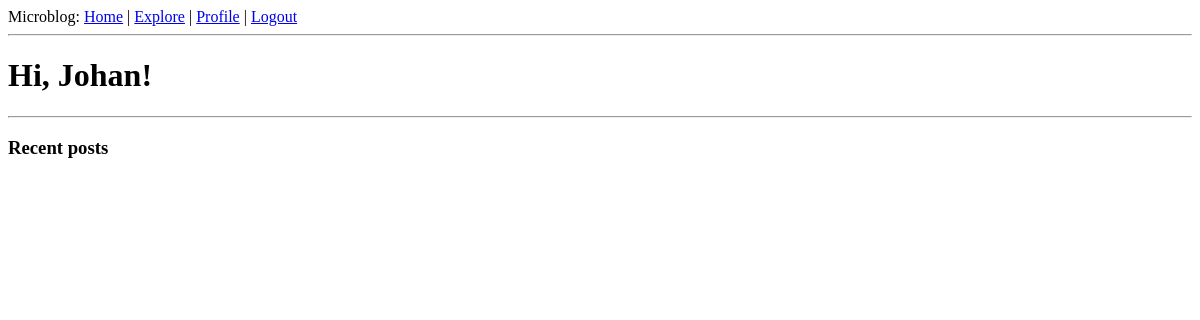
The app's page /explore (signed in), older data.
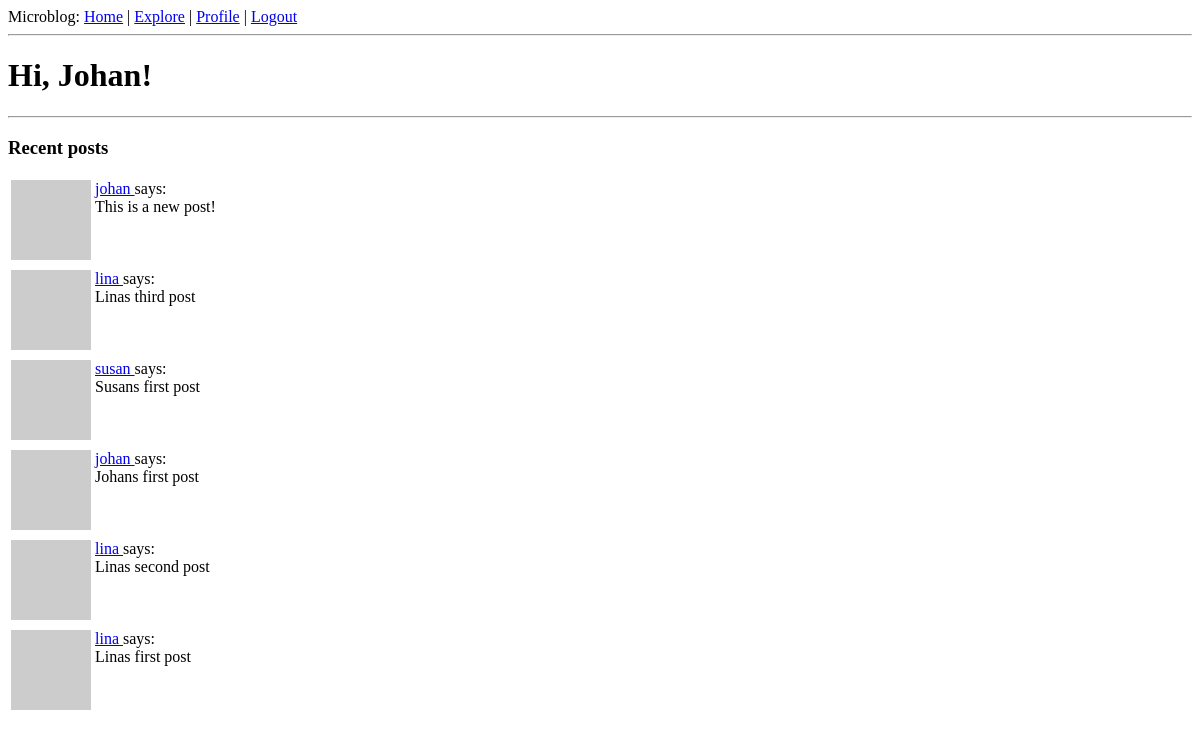
The same page, newer data.
### app/models.py (models this page shows, shortened)
class Post(db.Model):
    id = db.Column(db.Integer, primary_key=True)
    body = db.Column(db.String(140))
    timestamp = db.Column(db.DateTime, index=True, default=datetime.utcnow)
    user_id = db.Column(db.Integer, db.ForeignKey('user.id'))

class User(UserMixin, db.Model):
    id = db.Column(db.Integer, primary_key=True)
    username = db.Column(db.String(64), index=True, unique=True)
    email = db.Column(db.String(120), index=True, unique=True)
    password_hash = db.Column(db.String(128))
    about_me = db.Column(db.String(140))
    last_seen = db.Column(db.DateTime, default=datetime.utcnow)
    posts = db.relationship('Post', backref='author', lazy='dynamic')
    followed = db.relationship(
        'User', secondary=followers,
        primaryjoin=(followers.c.follower_id == id),
        secondaryjoin=(followers.c.followed_id == id),
        backref=db.backref('followers', lazy='dynamic'), lazy='dynamic')
    def avatar(self, size):
        digest = md5(self.email.lower().encode('utf-8')).hexdigest()
        return 'https://www.gravatar.com/avatar/{}?d=identicon&s={}'.format(
            digest, size)

### app/routes.py (the view)
@app.route('/explore')
@login_required
def explore():
    posts = Post.query.order_by(Post.timestamp.desc()).all()
    return render_template('index.html', title='Explore', posts=posts)

### app/models.py (called while the page is built)
@login.user_loader
def load_user(id):
    return User.query.get(int(id))

### app/routes.py (called while the page is built)
@app.before_request
def before_request():
    if current_user.is_authenticated:
        current_user.last_seen = datetime.utcnow()
        db.session.commit()

### app/templates/index.html (shortened to what this page needs)
{% extends "base.html" %}
{% block content %}
{% if current_user.username %}
    <h1>Hi, {{ current_user.username.capitalize() }}!</h1>
    <hr />
    <h3>Recent posts</h3>
    {% for post in posts %}
    {% include '_post.html' %}
{% endfor %}
{% else %}
    <h1>Hi, unknown user!</h1>
    <h3>Log in to see posts..</h3>
{% endif %}
{% endblock %}

### app/templates/_post.html
<table>
    <tr valign="top">
        <td><img src="{{ post.author.avatar(36) }}"></td>
        <td>
            <a href="{{ url_for('user', username=post.author.username) }}">
                {{ post.author.username }}
            </a>
            says:<br>{{ post.body }}</td>
    </tr>
</table>

Row changes from the older to the newer data that the page shows:
added Post: author.username "johan", body "This is a new post!"
added Post: author.username "lina", body "Linas third post"
added Post: author.username "susan", body "Susans first post"
added Post: author.username "johan", body "Johans first post"
added Post: author.username "lina", body "Linas second post"
added Post: author.username "lina", body "Linas first post"
